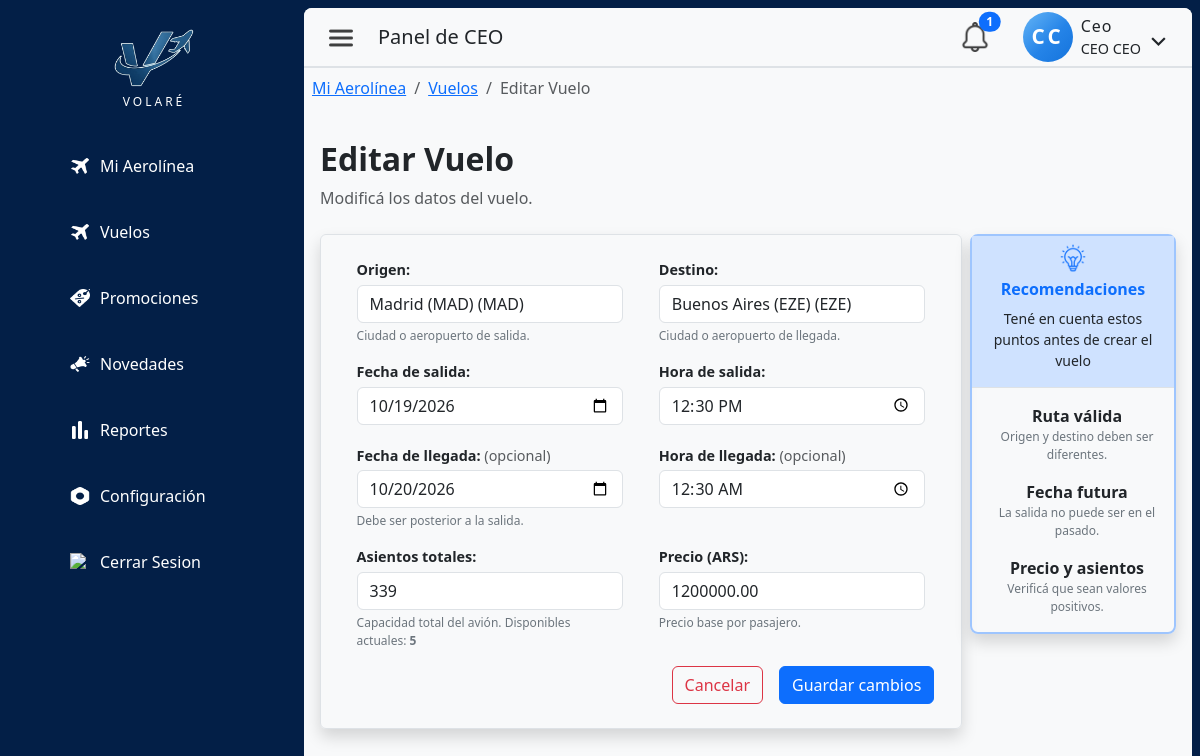
Page /index.php?pagina=vuelo&id=6 (signed in) on the earlier database version.
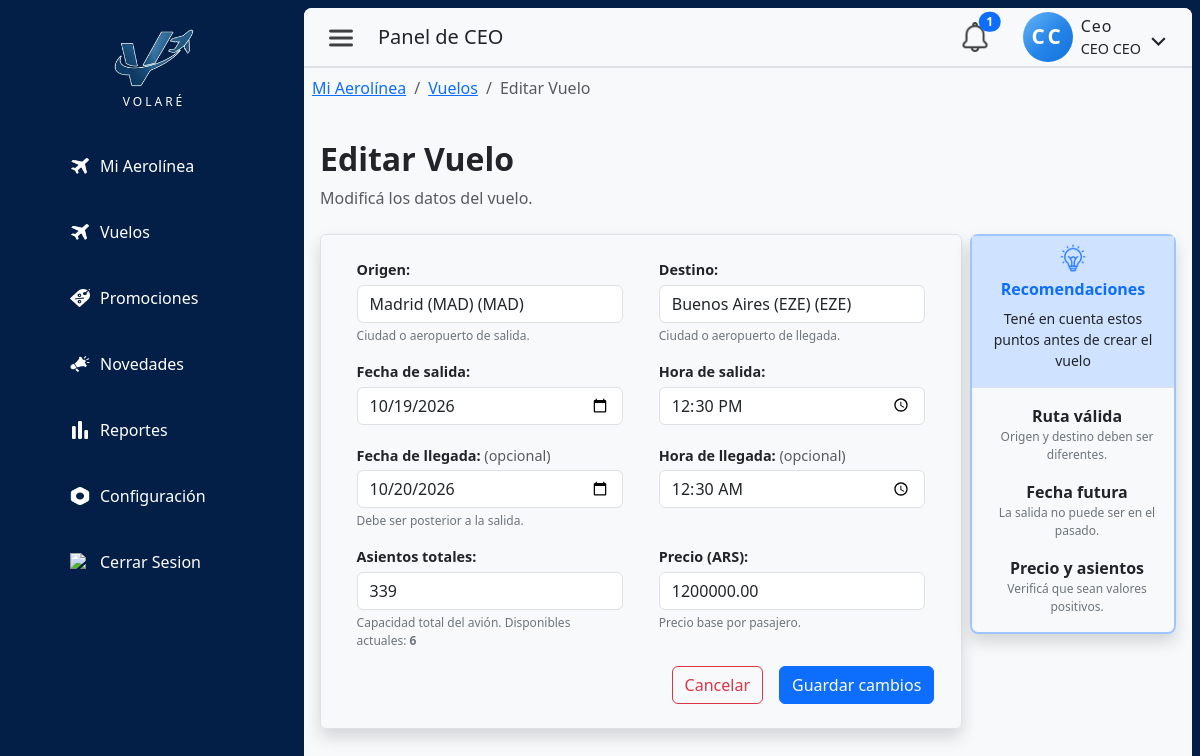
Same page on the later database version.
### tables this page shows
CREATE TABLE `vuelo` (
  `idVuelo` int NOT NULL AUTO_INCREMENT,
  `idAerolinea` int NOT NULL,
  `origenVuelo` varchar(245) NOT NULL,
  `codigoOrigen` varchar(3) DEFAULT NULL,
  `destinoVuelo` varchar(245) NOT NULL,
  `codigoDestino` varchar(3) DEFAULT NULL,
  `fechaHoraSalidaVuelo` datetime NOT NULL,
  `fechaHoraLlegadaVuelo` datetime NOT NULL,
  `asientosTotales` int NOT NULL DEFAULT '0',
  `asientosDisponibles` int NOT NULL DEFAULT '0',
  `precioVuelo` decimal(10,2) NOT NULL,
  `fechaCreacion` datetime NOT NULL DEFAULT CURRENT_TIMESTAMP,
  PRIMARY KEY (`idVuelo`),
  KEY `fk_vuelo_1_idx` (`idAerolinea`),
  CONSTRAINT `fk_vuelo_1` FOREIGN KEY (`idAerolinea`) REFERENCES `aerolinea` (`idAerolinea`)
);

### src/config/app.php (called while the page is built, shortened)
<?php
function url(string $path = ''): string {
    $path = ltrim($path, '/');
    return APP_BASE . '/' . $path;
}

### src/controllers/VueloController.php (called while the page is built, shortened)
<?php
class VueloController {
    private $conexion;
    public function __construct($conexion) {
        $this->conexion = $conexion;
    }
    public function obtenerVueloPorId(int $idVuelo): ?array {
        $query = "SELECT * FROM vuelo WHERE idVuelo = ?";
        $stmt = mysqli_prepare($this->conexion, $query);
        mysqli_stmt_bind_param($stmt, 'i', $idVuelo);
        mysqli_stmt_execute($stmt);
        $fila = mysqli_fetch_assoc(mysqli_stmt_get_result($stmt));
        return $fila ?: null;
    }
}

### src/views/ceo/vueloForm.php (the view, shortened to what the changed rows need)
<?php
require_once __DIR__ . '/../../controllers/VueloController.php';
$ctrl = new VueloController($link);
$id          = (int)($_GET['id'] ?? 0);
$modoEditar  = $id > 0;
$vuelo       = null;
if ($modoEditar) {
    $vuelo = $ctrl->obtenerVueloPorId($id);
}
$fechaVal = '';
$horaVal  = '';
$fechaLlegadaVal = '';
$horaLlegadaVal  = '';
if ($modoEditar) {
    $fechaVal = date('Y-m-d', strtotime($vuelo['fechaHoraSalidaVuelo']));
    $horaVal  = date('H:i',   strtotime($vuelo['fechaHoraSalidaVuelo']));
    $fechaLlegadaVal = date('Y-m-d', strtotime($vuelo['fechaHoraLlegadaVuelo']));
    $horaLlegadaVal  = date('H:i',   strtotime($vuelo['fechaHoraLlegadaVuelo']));
}
?>
<!DOCTYPE html>
<html lang="es-419">
<head>
    <link href="https://cdn.jsdelivr.net/npm/bootstrap@5.3.8/dist/css/bootstrap.min.css" rel="stylesheet">
    <link rel="stylesheet" href="<?= url('public/css/admin.css') ?>">
    <link rel="stylesheet" href="<?= url('public/css/layout/headerAdmin.css') ?>">
</head>
<body>
<div class="d-flex min-vh-100 row g-0 m-0 p-2 pe-2">
    <aside class="admin-sidebar text-white d-none d-md-block col-md-3 col-xxl-1 pe-1">
        <?php require __DIR__ . '/../layouts/sidebarAdmin.php'; ?>
    </aside>
    <div class="admin-main col-12 col-md-11 col-xxl-10 bg-light rounded-3 overflow-hidden">
        <header class="admin-header">
            <?php require __DIR__ . '/../layouts/headerAdmin.php'; ?>
        </header>
        <main class="container-fluid d-flex flex-column gap-3 p-2 admin-content">
            <nav aria-label="breadcrumb">
                <ol class="breadcrumb">
                    <li class="breadcrumb-item"><a href="<?= url('index.php?pagina=ceo') ?>">Mi Aerolínea</a></li>
                    <li class="breadcrumb-item"><a href="<?= url('index.php?pagina=vuelos') ?>">Vuelos</a></li>
                    <li class="breadcrumb-item active"><?= $modoEditar ? 'Editar Vuelo' : 'Crear Vuelo' ?></li>
                </ol>
            </nav>
            <div class="contForm col-12 d-flex flex-column p-2">
                <h2 class="fw-bold"><?= $modoEditar ? 'Editar Vuelo' : 'Crear Vuelo' ?></h2>
                <p class="text-muted"><?= $modoEditar ? 'Modificá los datos del vuelo.' : 'Registrá un nuevo vuelo para tu aerolínea.' ?></p>
                <form id="formVuelo"
                    action="<?= $modoEditar
                        ? url('src/routes/vuelo.php?accion=editar&id=' . $id)
                        : url('src/routes/vuelo.php?accion=crear') ?>"
                    method="POST"
                    class="row mt-2 m-0 g-0 p-0 gap-2"
                >
                    <div class="col-12 col-lg-9 border shadow rounded-2 py-4">
                        <div class="row d-flex justify-content-evenly m-0 g-0 p-0">
                            <div class="form-group d-flex flex-column gap-1 col-sm-5 col-11">
                                <label class="form-label-t" for="origen">Origen:</label>
                                <input type="text" name="origen" id="origen"
                                    class="form-control ctm-inp"
                                    list="lista-aeropuertos"
                                    required
                                    autocomplete="off"
                                    placeholder="Buenos Aires (EZE)"
                                    value="<?= $modoEditar ? htmlspecialchars($vuelo['origenVuelo'] . ' (' . ($vuelo['codigoOrigen'] ?? '') . ')') : '' ?>"
                                >
                                <p id="infoOrigen" class="form-text-info">Ciudad o aeropuerto de salida.</p>
                            </div>
                            <div class="form-group d-flex flex-column gap-1 col-sm-5 col-11">
                                <label class="form-label-t" for="destino">Destino:</label>
                                <input type="text" name="destino" id="destino"
                                    class="form-control ctm-inp"
                                    list="lista-aeropuertos"
                                    required
                                    autocomplete="off"
                                    placeholder="Madrid (MAD)"
                                    value="<?= $modoEditar ? htmlspecialchars($vuelo['destinoVuelo'] . ' (' . ($vuelo['codigoDestino'] ?? '') . ')') : '' ?>"
                                >
                                <p id="infoDestino" class="form-text-info">Ciudad o aeropuerto de llegada.</p>
                            </div>
                        </div>
                        <div class="row d-flex justify-content-evenly m-0 g-0 p-0">
                            <div class="form-group d-flex flex-column gap-1 col-sm-5 col-11">
                                <label class="form-label-t" for="fecha">Fecha de salida:</label>
                                <input type="date" name="fecha" id="fecha"
                                    class="form-control ctm-inp" required
                                    min="<?= date('Y-m-d') ?>"
                                    value="<?= $fechaVal ?>">
                            </div>
                            <div class="form-group d-flex flex-column gap-1 col-sm-5 col-11">
                                <label class="form-label-t" for="hora">Hora de salida:</label>
                                <input type="time" name="hora" id="hora"
                                    class="form-control ctm-inp" required
                                    value="<?= $horaVal ?>">
                            </div>
                        </div>
                        <div class="row d-flex justify-content-evenly m-0 g-0 p-0">
                            <div class="form-group d-flex flex-column gap-1 col-sm-5 col-11">
                                <label class="form-label-t" for="fecha_llegada">Fecha de llegada: <span class="text-muted fw-normal">(opcional)</span></label>
                                <input type="date" name="fecha_llegada" id="fecha_llegada"
                                    class="form-control ctm-inp"
                                    min="<?= date('Y-m-d') ?>"
                                    value="<?= $fechaLlegadaVal ?>">
                                <p id="infoFechaLlegada" class="form-text-info">Debe ser posterior a la salida.</p>
                            </div>
                            <div class="form-group d-flex flex-column gap-1 col-sm-5 col-11">
                                <label class="form-label-t" for="hora_llegada">Hora de llegada: <span class="text-muted fw-normal">(opcional)</span></label>
                                <input type="time" name="hora_llegada" id="hora_llegada"
                                    class="form-control ctm-inp"
                                    value="<?= $horaLlegadaVal ?>">
                            </div>
                        </div>
                        <div class="row d-flex justify-content-evenly m-0 g-0 p-0">
                            <div class="form-group d-flex flex-column gap-1 col-sm-5 col-11">
                                <label class="form-label-t" for="asientos_totales">Asientos totales:</label>
                                <input type="number" name="asientos_totales" id="asientos_totales"
                                    class="form-control ctm-inp" required min="1"
                                    placeholder="150"
                                    value="<?= $modoEditar ? $vuelo['asientosTotales'] : '' ?>">
                                <p id="infoAsientos" class="form-text-info">
                                    Capacidad total del avión.
                                    <?php if ($modoEditar): ?>
                                        Disponibles actuales: <strong><?= $vuelo['asientosDisponibles'] ?></strong>
                                    <?php endif; ?>
                                </p>
                            </div>
                            <div class="form-group d-flex flex-column gap-1 col-sm-5 col-11">
                                <label class="form-label-t" for="precio">Precio (ARS):</label>
                                <input type="number" name="precio" id="precio"
                                    class="form-control ctm-inp" required min="0.01" step="0.01"
                                    placeholder="85000"
                                    value="<?= $modoEditar ? $vuelo['precioVuelo'] : '' ?>">
                                <p id="infoPrecio" class="form-text-info">Precio base por pasajero.</p>
                            </div>
                        </div>
                        <div class="row d-flex justify-content-evenly m-0 g-0 p-0">
                            <div class="d-grid gap-2 d-md-flex justify-content-md-end col-11">
                                <a href="<?= url('index.php?pagina=vuelos') ?>"
                                    class="btn btn-outline-danger me-md-2">Cancelar</a>
                                <button type="submit" class="btn btn-primary">
                                    <?= $modoEditar ? 'Guardar cambios' : 'Crear Vuelo' ?>
                                </button>
                            </div>
                        </div>
                    </div>
                    <div class="d-none d-lg-flex col-lg flex-column align-items-center gap-4">
                        <div class="d-flex flex-column border border-2 border-primary-subtle w-100 rounded-3 shadow" id="recomendacionesBox">
                            <div class="tituloBoxErrores bg-primary-subtle border-bottom d-flex flex-column align-items-center justify-content-center">
                                <img src="<?= url('public/img/icons/luz.png') ?>" alt="icono alerta validaciones formulario" class="img-fluid my-2" style="width:28px;height:28px;">
                                <h5 class="text-primary">Recomendaciones</h5>
                                <p class="text-break text-center px-2">Tené en cuenta estos puntos antes de crear el vuelo</p>
                            </div>
                            <div class="recomendaBoxContent d-flex flex-column align-items-center py-3 ps-2">
                                <div class="d-flex gap-2 mb-3 w-100 justify-content-center">
                                    <div>
                                        <p class="m-0 fw-semibold text-center">Ruta válida</p>
                                        <p class="m-0 form-text-info text-center">Origen y destino deben ser diferentes.</p>
                                    </div>
                                </div>
                                <div class="d-flex gap-2 mb-3 w-100 justify-content-center">
                                    <div>
                                        <p class="m-0 fw-semibold text-center">Fecha futura</p>
                                        <p class="m-0 form-text-info text-center">La salida no puede ser en el pasado.</p>
                                    </div>
                                </div>
                                <div class="d-flex gap-2 w-100 justify-content-center">
                                    <div>
                                        <p class="m-0 fw-semibold text-center">Precio y asientos</p>
                                        <p class="m-0 form-text-info text-center">Verificá que sean valores positivos.</p>
                                    </div>
                                </div>
                            </div>
                        </div>
                    </div>
                </form>
            </div>
        </main>
    </div>
</div>
</body>
</html>

Differences in the rows shown:
changed vuelo "Madrid (MAD) (MAD)": asientosDisponibles "5" → "6"
